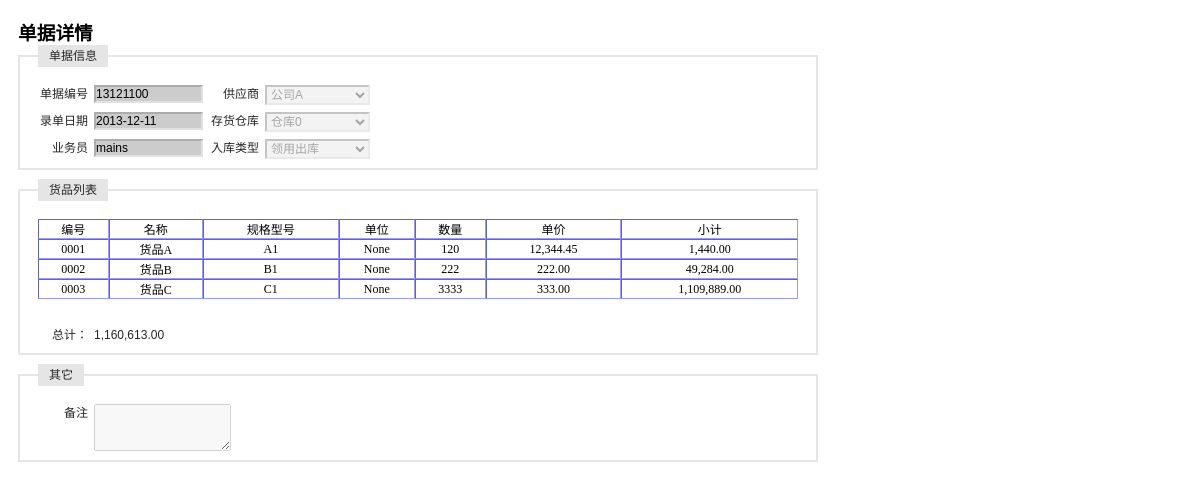
The page /receipt_inout/receipt_show_inout.php?id=13121100 (signed in) on the database its author committed.
### tables this page shows
CREATE TABLE `table_company` (
  `id` varchar(4) NOT NULL,
  `name` varchar(10) NOT NULL,
  `type` varchar(10) default NULL,
  `contact` varchar(10) default NULL,
  `phone` varchar(12) default NULL,
  `fax` varchar(12) default NULL,
  `email` varchar(20) default NULL,
  `bank` varchar(10) default NULL,
  `bankaccount` varchar(20) default NULL,
  `tariff` varchar(20) default NULL,
  `area` varchar(10) default NULL,
  `province` varchar(10) default NULL,
  `address` varchar(50) default NULL,
  `zipcode` varchar(10) default NULL,
  PRIMARY KEY  (`id`,`name`)
);

CREATE TABLE `test_receipt` (
  `id` varchar(8) NOT NULL,
  `date` date default NULL,
  `yewuyuan` varchar(10) default NULL,
  `type` varchar(4) default NULL,
  `company` varchar(4) default NULL,
  `warehouse` varchar(4) default NULL,
  `remark` varchar(100) default NULL,
  `itemstring` varchar(200) default NULL,
  PRIMARY KEY  (`id`)
);

CREATE TABLE `table_warehouse` (
  `id` varchar(4) NOT NULL,
  `name` varchar(10) NOT NULL,
  `fuzeren` varchar(10) default NULL,
  `phone` varchar(8) default NULL,
  `address` varchar(50) default NULL,
  `remark` varchar(50) default NULL,
  PRIMARY KEY  (`id`,`name`)
);

CREATE TABLE `tb_inout` (
  `id` int(4) unsigned NOT NULL auto_increment,
  `type` varchar(20) NOT NULL,
  `name` varchar(20) NOT NULL,
  `cost` int(4) NOT NULL,
  PRIMARY KEY  (`id`,`name`)
);

CREATE TABLE `tb_product` (
  `id` int(4) NOT NULL auto_increment,
  `maintype` varchar(20) NOT NULL,
  `subtype` varchar(20) NOT NULL,
  `name` varchar(20) NOT NULL,
  `encode` varchar(20) NOT NULL,
  `barcode` varchar(20) NOT NULL,
  `size` varchar(20) NOT NULL,
  `unit` varchar(10) NOT NULL,
  `upperlimit` int(4) NOT NULL,
  `lowerlimit` int(4) NOT NULL,
  `inprice` float(4,2) NOT NULL,
  `outprice` float(4,2) NOT NULL,
  `tupian` varchar(100) NOT NULL,
  `jianjie` mediumtext NOT NULL,
  `addtime` varchar(20) NOT NULL,
  PRIMARY KEY  (`id`,`encode`,`barcode`)
);

### receipt_inout/receipt_show_inout.php (the view, shortened to what this page needs)
<?php
    $id = $_GET[id];
    $query = "select * from test_receipt where id = '$id'";
    $result = mysql_query($query);
    $RS = mysql_fetch_array($result);
    $date = $RS[date];
    $yewuyuan = $RS[yewuyuan];
    $itemstr = $RS[itemstring];
    $remark = $RS[remark];
    $query = "select name from table_warehouse where id = '$RS[warehouse]'";
    $result_warehouse = mysql_query($query);
    $RS2 = mysql_fetch_array($result_warehouse);
    $warehouse = $RS2[name];
    $query = "select name from table_company where id = '$RS[company]'";
    $result_company = mysql_query($query);
    $RS2 = mysql_fetch_array($result_company);
    $company = $RS2[name];
    $query = "select name from tb_inout where id = $RS[type]";
    $result_inout = mysql_query($query);
    $RS2 = mysql_fetch_array($result_inout);
    $type = $RS2[name];
?>
<!DOCTYPE html PUBLIC "-//W3C//DTD XHTML 1.0 Transitional//EN" "http://www.w3.org/TR/xhtml1/DTD/xhtml1-transitional.dtd">
<html xmlns="http://www.w3.org/1999/xhtml">
<head>
</head>
<link rel="stylesheet" type="text/css" href="../css/iframe.css" media="screen" />
<body  style="width:800px">
<form id="item_in" name="item_in" method="post" action="receipt_in_bg.php" onsubmit=" return checkForm()">
  <h3>单据详情</h3>
  <fieldset>
  <legend>单据信息</legend>
  <label>单据编号</label>
  <input id="id" name="id" type="text" value="<?php echo $id;?>" style="background-color:#CCCCCC" readonly/>
  <label>供应商</label>
  <select name="company" id="company" disabled>
    <?php echo "<option value='$RS[company]'>$company</option>";?>
  </select>
  <p>&nbsp;</p>
  <label>录单日期</label>
  <input name="date" id="date" type="text" value="<?php echo $date;?>" style="background-color:#CCCCCC" readonly/>
  <label>存货仓库</label>
  <select id="warehouse" name="warehouse" disabled>
    <?php echo "<option value='$RS[warehouse]'>$warehouse</option>";?>
  </select>
  <p>&nbsp;</p>
  <label>业务员</label>
  <input id="yewuyuan" name="yewuyuan" type="text" value="<?php echo $yewuyuan;?>" style="background-color:#CCCCCC" readonly/>
  <label>入库类型</label>
  <select id="type" name="type" disabled>
    <?php echo "<option value='$RS[type]'>$type</option>";?>
  </select>
  </fieldset>
  <fieldset>
  <legend>货品列表</legend>
  <table id="item_list" border="1" width="100%" cellspacing="0" cellpadding="5" style="font-size:12px; border:thin; border-color:#9999FF ">
    <tr align="center">
      <td>编号</td>
      <td>名称</td>
      <td>规格型号</td>
      <td>单位</td>
      <td>数量</td>
      <td>单价</td>
      <td>小计</td>
    </tr>
    <?php
        $item_list = explode('|',$itemstr);
        $sum = 0.00;
        foreach($item_list as $str){
            echo '<tr align="center">';
            $item_info = explode('+',$str);
            $item_id = $item_info[0];
            $item_num = $item_info[1];
            $item_price = number_format($item_info[2],2);
            echo "<td>$item_id</td>";
            if(1){
                $query = "select * from tb_product where encode = '$item_id'";
                $result_iteminfo = mysql_query($query);
                $RS2 = mysql_fetch_array($result_iteminfo);
                echo "<td>$RS2[name]</td>";
                echo "<td>$RS2[size]</td>";
                echo "<td>$RS2[unit]</td>";
            }
            else{
                echo "<td></td>";
                echo "<td></td>";
                echo "<td></td>";
            }
            $total = number_format($item_num * $item_price,2);
            echo "<td>$item_num</td>";
            echo "<td>$item_price</td>";
            echo "<td>$total</td>";
            echo '</tr>';
            $sum = $sum + $item_num * $item_price;
        }
        $sum_str = number_format($sum,2);
    ?>
  </table>
  <p>&nbsp;</p>
  <label>总计：</label><label><?php echo $sum_str;?></label>
  </fieldset>
  <fieldset>
  <legend>其它</legend>
  <label>备注</label>
  <textarea name="remark" cols="15" rows="3" disabled><?php echo $remark;?></textarea>
  </fieldset>
</form>
</body>
</html>

### css/iframe.css (style rules this page uses)
* { margin: 0; padding: 0; }
body { background: #FFF; padding: 18px; }
form fieldset { border: #E5E5E5 2px solid; clear: both; margin-bottom: 9px; overflow: hidden; padding: 9px 18px; }
form input, form select { border-color: #ACACAC #E1E1E1 #E1E1E1 #ACACAC; border-style: solid; border-width: 2px; float: left; font-size:12px; margin-right: 6px; width: 105px; }
form label { color: #262626; font: normal 12px/18px Arial, sans-serif; float: left; margin-right: 6px; text-align: right; width: 50px; }
form legend { background: #E5E5E5; color: #262626; font: normal 12px/18px Arial, sans-serif; margin-bottom: 9px; padding: 2px 11px; }
p { color: #666; font: normal 12px/18px Arial, sans-serif; margin-bottom: 9px; }

### rows shown on the page
table_company: company "公司A"
test_receipt: date "2013-12-11", yewuyuan "mains", itemstring "0001", itemstring "120", itemstring "12,344.45", itemstring "1,440.00", itemstring "0002", itemstring "222", itemstring "222.00", itemstring "49,284.00", itemstring "0003", itemstring "3333", itemstring "333.00", itemstring "1,109,889.00"
table_warehouse: warehouse "仓库0"
tb_inout: type "领用出库"
tb_product: name "货品A", size "A1", unit "None"
tb_product: name "货品B", size "B1", unit "None"
tb_product: name "货品C", size "C1", unit "None"

### other values the page prints
$sum_str "1,160,613.00"
